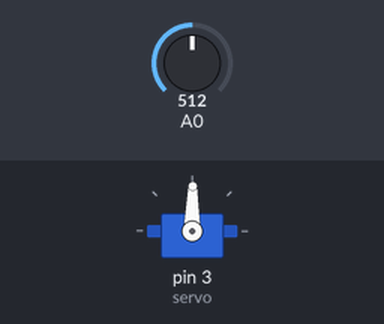
The sketch below on a simulated Arduino Uno, built with avr-gcc and run on an emulated ATmega328P. On the bench: servo. Inputs (shaded band) come from the test bench; at power-on: A0 = 512.

Above: at 1.2 s.
1.3 s: A0 set to 716
At 2.1 s:
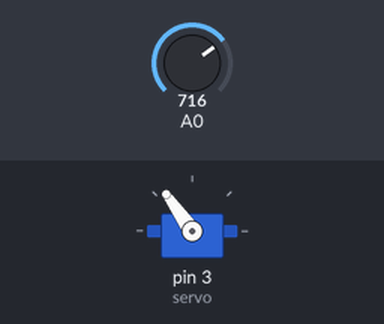
2.8 s: A0 set to 900
At 3.4 s:
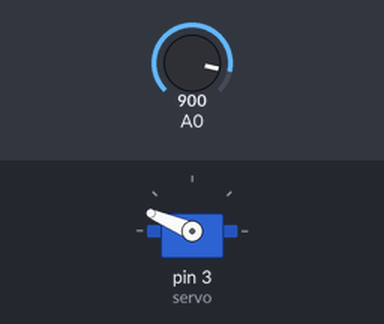
4.3 s: A0 set to 1023
At 4.6 s:
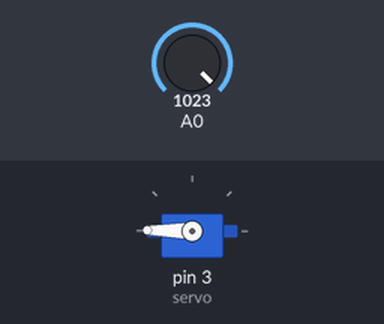
5.8 s: A0 set to 306
At 7.0 s:
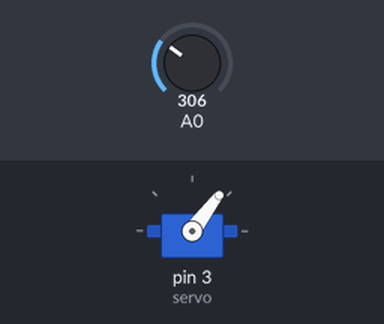
7.3 s: A0 set to 122
At 8.4 s:
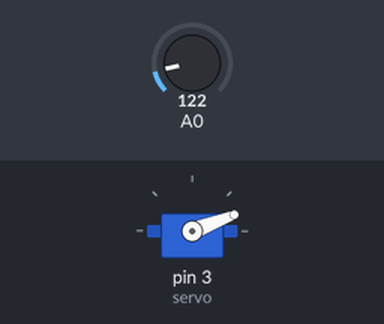
8.8 s: A0 set to 511
At 9.7 s:
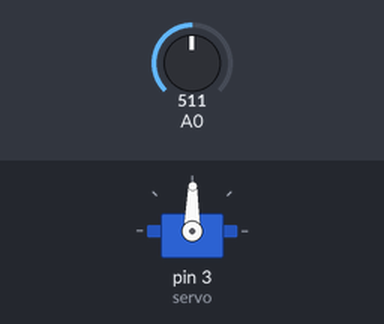
Timing chart, 0 to 11.3 s (numbered marks = the images above; inputs shaded):
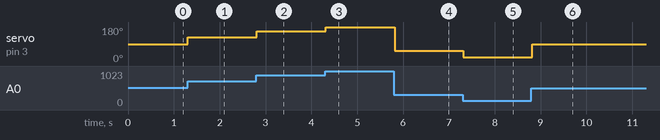

The sketch:

sketch_10_servo.ino
```cpp
#include <Servo.h>

Servo servo;

void setup() {
  servo.attach(3);
  servo.write(90); // centraliza
}

void loop() {
  int pot = analogRead(A0); // 0 a 1023
  int posicao = map(pot, 0, 1023, 0, 179);
  servo.write(posicao);
  delay(100);
}
```

Measured:
- after the input at 1.3 s, servo on pin 3 (servo): 89° → 125° at once
- after the input at 2.8 s, servo on pin 3 (servo): 125° → 157° at once
- after the input at 4.3 s, servo on pin 3 (servo): 157° → 179° at once
- after the input at 5.8 s, servo on pin 3 (servo): 179° → 53° at once
- after the input at 7.3 s, servo on pin 3 (servo): 53° → 21° at once
- after the input at 8.8 s, servo on pin 3 (servo): 21° → 89° at once
